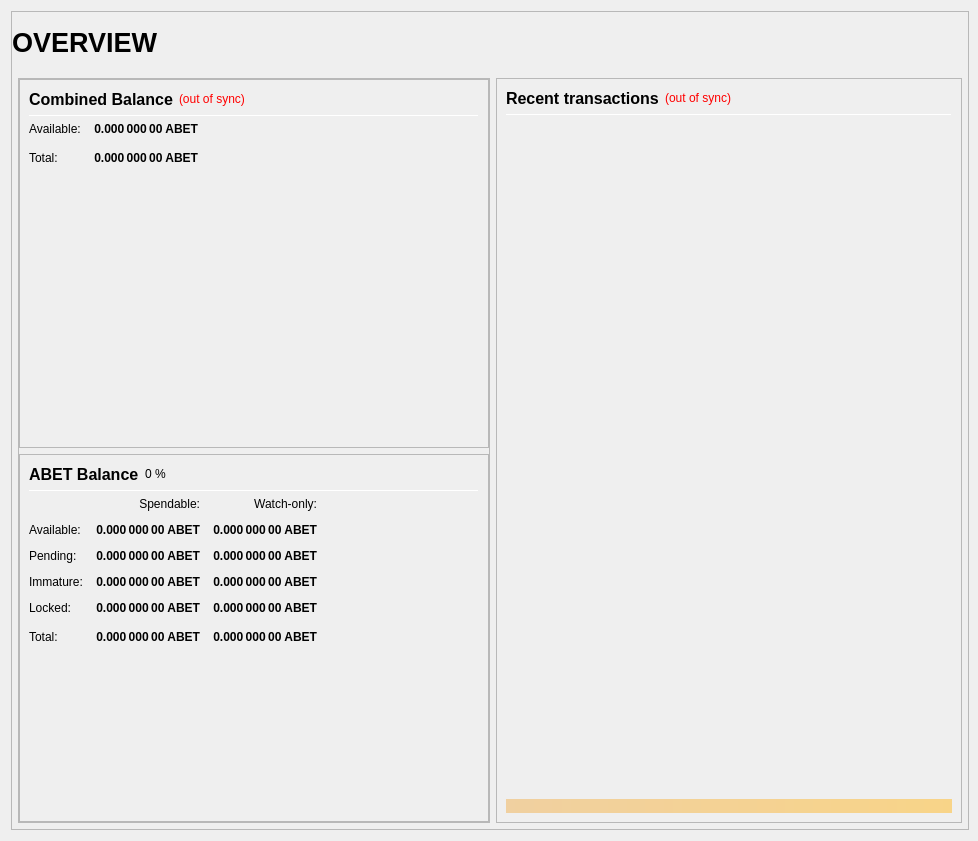
<?xml version="1.0" encoding="UTF-8"?>
<ui version="4.0">
 <class>OverviewPage</class>
 <widget class="QWidget" name="OverviewPage">
  <property name="geometry">
   <rect>
    <x>0</x>
    <y>0</y>
    <width>978</width>
    <height>841</height>
   </rect>
  </property>
  <property name="minimumSize">
   <size>
    <width>960</width>
    <height>682</height>
   </size>
  </property>
  <property name="windowTitle">
   <string>Form</string>
  </property>
  <layout class="QVBoxLayout" name="topLayout" stretch="1">
   <property name="rightMargin">
    <number>9</number>
   </property>
   <item>
    <widget class="QFrame" name="frame_BG">
     <property name="minimumSize">
      <size>
       <width>850</width>
       <height>610</height>
      </size>
     </property>
     <property name="maximumSize">
      <size>
       <width>16777215</width>
       <height>16777215</height>
      </size>
     </property>
     <property name="frameShape">
      <enum>QFrame::StyledPanel</enum>
     </property>
     <property name="frameShadow">
      <enum>QFrame::Raised</enum>
     </property>
     <layout class="QVBoxLayout" name="verticalLayout_3" stretch="1">
      <property name="leftMargin">
       <number>0</number>
      </property>
      <property name="topMargin">
       <number>0</number>
      </property>
      <property name="rightMargin">
       <number>0</number>
      </property>
      <property name="bottomMargin">
       <number>6</number>
      </property>
      <item>
       <layout class="QVBoxLayout" name="verticalLayout_Master" stretch="0,1">
        <property name="margin">
         <number>0</number>
        </property>
        <item>
         <widget class="QFrame" name="frame_Header">
          <layout class="QVBoxLayout" name="verticalLayout_Header" stretch="0">
           <property name="margin">
            <number>0</number>
           </property>
           <item>
            <layout class="QHBoxLayout" name="horizontalLayout_Header" stretch="1,0,1">
             <property name="spacing">
              <number>6</number>
             </property>
             <item>
              <widget class="QLabel" name="labelOverviewHeaderLeft">
               <property name="minimumSize">
                <size>
                 <width>464</width>
                 <height>60</height>
                </size>
               </property>
               <property name="maximumSize">
                <size>
                 <width>16777215</width>
                 <height>60</height>
                </size>
               </property>
               <property name="font">
                <font>
                 <pointsize>20</pointsize>
                 <weight>75</weight>
                 <bold>true</bold>
                </font>
               </property>
               <property name="text">
                <string>OVERVIEW</string>
               </property>
               <property name="alignment">
                <set>Qt::AlignLeading|Qt::AlignLeft|Qt::AlignVCenter</set>
               </property>
              </widget>
             </item>
             <item>
              <spacer name="horizontalSpacer_Header">
               <property name="orientation">
                <enum>Qt::Horizontal</enum>
               </property>
               <property name="sizeHint" stdset="0">
                <size>
                 <width>40</width>
                 <height>20</height>
                </size>
               </property>
              </spacer>
             </item>
             <item>
              <widget class="QLabel" name="labelOverviewHeaderRight">
               <property name="minimumSize">
                <size>
                 <width>464</width>
                 <height>60</height>
                </size>
               </property>
               <property name="maximumSize">
                <size>
                 <width>16777215</width>
                 <height>60</height>
                </size>
               </property>
               <property name="font">
                <font>
                 <pointsize>14</pointsize>
                </font>
               </property>
               <property name="text">
                <string/>
               </property>
               <property name="alignment">
                <set>Qt::AlignRight|Qt::AlignTrailing|Qt::AlignVCenter</set>
               </property>
              </widget>
             </item>
            </layout>
           </item>
          </layout>
         </widget>
        </item>
        <item>
         <widget class="QFrame" name="frame_Content">
          <layout class="QVBoxLayout" name="verticalLayout_Content">
           <property name="leftMargin">
            <number>6</number>
           </property>
           <property name="topMargin">
            <number>0</number>
           </property>
           <property name="rightMargin">
            <number>6</number>
           </property>
           <property name="bottomMargin">
            <number>0</number>
           </property>
           <item>
            <layout class="QHBoxLayout" name="horizontalLayout_Content" stretch="1,1">
             <property name="spacing">
              <number>6</number>
             </property>
             <item>
              <layout class="QVBoxLayout" name="verticalLayout_left" stretch="1">
               <item>
                <widget class="QFrame" name="frameObfuscation">
                 <property name="minimumSize">
                  <size>
                   <width>0</width>
                   <height>0</height>
                  </size>
                 </property>
                 <property name="frameShape">
                  <enum>QFrame::StyledPanel</enum>
                 </property>
                 <property name="frameShadow">
                  <enum>QFrame::Raised</enum>
                 </property>
                 <layout class="QVBoxLayout" name="verticalLayout" stretch="0,0,0">
                  <property name="margin">
                   <number>0</number>
                  </property>
                  <item>
                   <widget class="QFrame" name="frame_CombinedBalances">
                    <property name="minimumSize">
                     <size>
                      <width>470</width>
                      <height>0</height>
                     </size>
                    </property>
                    <property name="frameShape">
                     <enum>QFrame::StyledPanel</enum>
                    </property>
                    <property name="frameShadow">
                     <enum>QFrame::Raised</enum>
                    </property>
                    <layout class="QVBoxLayout" name="verticalLayout_5">
                     <item>
                      <layout class="QHBoxLayout" name="horizontalLayout_5" stretch="0,0,0">
                       <item>
                        <widget class="QLabel" name="label_5z">
                         <property name="minimumSize">
                          <size>
                           <width>0</width>
                           <height>20</height>
                          </size>
                         </property>
                         <property name="font">
                          <font>
                           <pointsize>12</pointsize>
                           <weight>75</weight>
                           <bold>true</bold>
                          </font>
                         </property>
                         <property name="toolTip">
                          <string>Combined Balance (including unconfirmed and immature coins)</string>
                         </property>
                         <property name="text">
                          <string>Combined Balance</string>
                         </property>
                        </widget>
                       </item>
                       <item>
                        <widget class="QLabel" name="labelWalletStatus">
                         <property name="cursor">
                          <cursorShape>WhatsThisCursor</cursorShape>
                         </property>
                         <property name="toolTip">
                          <string>The displayed information may be out of date. Your wallet automatically synchronizes with the ABET network after a connection is established, but this process has not completed yet.</string>
                         </property>
                         <property name="styleSheet">
                          <string notr="true">QLabel { color: red; }</string>
                         </property>
                         <property name="text">
                          <string notr="true">(out of sync)</string>
                         </property>
                         <property name="alignment">
                          <set>Qt::AlignLeading|Qt::AlignLeft|Qt::AlignVCenter</set>
                         </property>
                        </widget>
                       </item>
                       <item>
                        <spacer name="horizontalSpacer_1">
                         <property name="orientation">
                          <enum>Qt::Horizontal</enum>
                         </property>
                         <property name="sizeHint" stdset="0">
                          <size>
                           <width>40</width>
                           <height>20</height>
                          </size>
                         </property>
                        </spacer>
                       </item>
                      </layout>
                     </item>
                     <item>
                      <widget class="Line" name="line_CombinedBalance">
                       <property name="minimumSize">
                        <size>
                         <width>0</width>
                         <height>1</height>
                        </size>
                       </property>
                       <property name="maximumSize">
                        <size>
                         <width>16777215</width>
                         <height>1</height>
                        </size>
                       </property>
                       <property name="orientation">
                        <enum>Qt::Horizontal</enum>
                       </property>
                      </widget>
                     </item>
                     <item>
                      <layout class="QGridLayout" name="gridLayout_3">
                       <property name="spacing">
                        <number>12</number>
                       </property>
                       <item row="1" column="0">
                        <widget class="QLabel" name="labelBalanceTextz">
                         <property name="text">
                          <string>Available:</string>
                         </property>
                        </widget>
                       </item>
                       <item row="1" column="1">
                        <widget class="QLabel" name="labelBalancez">
                         <property name="font">
                          <font>
                           <weight>75</weight>
                           <bold>true</bold>
                          </font>
                         </property>
                         <property name="cursor">
                          <cursorShape>IBeamCursor</cursorShape>
                         </property>
                         <property name="toolTip">
                          <string>Your current spendable balance</string>
                         </property>
                         <property name="text">
                          <string notr="true">0.000 000 00 ABET</string>
                         </property>
                         <property name="alignment">
                          <set>Qt::AlignRight|Qt::AlignTrailing|Qt::AlignVCenter</set>
                         </property>
                         <property name="textInteractionFlags">
                          <set>Qt::LinksAccessibleByMouse|Qt::TextSelectableByKeyboard|Qt::TextSelectableByMouse</set>
                         </property>
                        </widget>
                       </item>
                       <item row="2" column="0">
                        <widget class="QLabel" name="labelTotalTextz">
                         <property name="text">
                          <string>Total:</string>
                         </property>
                        </widget>
                       </item>
                       <item row="2" column="1">
                        <widget class="QLabel" name="labelTotalz">
                         <property name="font">
                          <font>
                           <weight>75</weight>
                           <bold>true</bold>
                          </font>
                         </property>
                         <property name="cursor">
                          <cursorShape>IBeamCursor</cursorShape>
                         </property>
                         <property name="toolTip">
                          <string>Total Balance, including all unavailable coins.</string>
                         </property>
                         <property name="text">
                          <string notr="true">0.000 000 00 ABET</string>
                         </property>
                         <property name="alignment">
                          <set>Qt::AlignRight|Qt::AlignTrailing|Qt::AlignVCenter</set>
                         </property>
                         <property name="textInteractionFlags">
                          <set>Qt::LinksAccessibleByMouse|Qt::TextSelectableByKeyboard|Qt::TextSelectableByMouse</set>
                         </property>
                        </widget>
                       </item>
                       <item row="2" column="3">
                        <spacer name="horizontalSpacer_2">
                         <property name="orientation">
                          <enum>Qt::Horizontal</enum>
                         </property>
                         <property name="sizeHint" stdset="0">
                          <size>
                           <width>40</width>
                           <height>20</height>
                          </size>
                         </property>
                        </spacer>
                       </item>
                      </layout>
                     </item>
                     <item>
                      <spacer name="verticalSpacer_1">
                       <property name="orientation">
                        <enum>Qt::Vertical</enum>
                       </property>
                       <property name="sizeHint" stdset="0">
                        <size>
                         <width>20</width>
                         <height>40</height>
                        </size>
                       </property>
                      </spacer>
                     </item>
                    </layout>
                   </widget>
                  </item>
                  <item>
                   <widget class="QFrame" name="frame_Balances">
                    <property name="frameShape">
                     <enum>QFrame::StyledPanel</enum>
                    </property>
                    <property name="frameShadow">
                     <enum>QFrame::Raised</enum>
                    </property>
                    <layout class="QVBoxLayout" name="verticalLayout_4">
                     <item>
                      <layout class="QHBoxLayout" name="horizontalLayout_4">
                       <item>
                        <widget class="QLabel" name="label_5">
                         <property name="minimumSize">
                          <size>
                           <width>0</width>
                           <height>20</height>
                          </size>
                         </property>
                         <property name="font">
                          <font>
                           <pointsize>12</pointsize>
                           <weight>75</weight>
                           <bold>true</bold>
                          </font>
                         </property>
                         <property name="text">
                          <string>ABET Balance</string>
                         </property>
                        </widget>
                       </item>
                       <item>
                        <widget class="QLabel" name="labelABETPercent">
                         <property name="text">
                          <string notr="true">0 %</string>
                         </property>
                        </widget>
                       </item>
                       <item>
                        <spacer name="horizontalSpacer_3">
                         <property name="orientation">
                          <enum>Qt::Horizontal</enum>
                         </property>
                         <property name="sizeHint" stdset="0">
                          <size>
                           <width>40</width>
                           <height>20</height>
                          </size>
                         </property>
                        </spacer>
                       </item>
                      </layout>
                     </item>
                     <item>
                      <widget class="Line" name="line_Balance">
                       <property name="minimumSize">
                        <size>
                         <width>0</width>
                         <height>1</height>
                        </size>
                       </property>
                       <property name="maximumSize">
                        <size>
                         <width>16777215</width>
                         <height>1</height>
                        </size>
                       </property>
                       <property name="orientation">
                        <enum>Qt::Horizontal</enum>
                       </property>
                      </widget>
                     </item>
                     <item>
                      <layout class="QGridLayout" name="gridLayout">
                       <property name="spacing">
                        <number>12</number>
                       </property>
                       <item row="0" column="1">
                        <widget class="QLabel" name="labelSpendable">
                         <property name="text">
                          <string>Spendable:</string>
                         </property>
                         <property name="alignment">
                          <set>Qt::AlignRight|Qt::AlignTrailing|Qt::AlignVCenter</set>
                         </property>
                        </widget>
                       </item>
                       <item row="0" column="2">
                        <widget class="QLabel" name="labelWatchonly">
                         <property name="text">
                          <string>Watch-only:</string>
                         </property>
                         <property name="alignment">
                          <set>Qt::AlignRight|Qt::AlignTrailing|Qt::AlignVCenter</set>
                         </property>
                        </widget>
                       </item>
                       <item row="1" column="0">
                        <widget class="QLabel" name="labelBalanceText">
                         <property name="text">
                          <string>Available:</string>
                         </property>
                        </widget>
                       </item>
                       <item row="1" column="1">
                        <widget class="QLabel" name="labelBalance">
                         <property name="font">
                          <font>
                           <weight>75</weight>
                           <bold>true</bold>
                          </font>
                         </property>
                         <property name="cursor">
                          <cursorShape>IBeamCursor</cursorShape>
                         </property>
                         <property name="toolTip">
                          <string>Your current spendable balance</string>
                         </property>
                         <property name="text">
                          <string notr="true">0.000 000 00 ABET</string>
                         </property>
                         <property name="alignment">
                          <set>Qt::AlignRight|Qt::AlignTrailing|Qt::AlignVCenter</set>
                         </property>
                         <property name="textInteractionFlags">
                          <set>Qt::LinksAccessibleByMouse|Qt::TextSelectableByKeyboard|Qt::TextSelectableByMouse</set>
                         </property>
                        </widget>
                       </item>
                       <item row="1" column="2">
                        <widget class="QLabel" name="labelWatchAvailable">
                         <property name="font">
                          <font>
                           <weight>75</weight>
                           <bold>true</bold>
                          </font>
                         </property>
                         <property name="cursor">
                          <cursorShape>IBeamCursor</cursorShape>
                         </property>
                         <property name="toolTip">
                          <string>Your current balance in watch-only addresses</string>
                         </property>
                         <property name="text">
                          <string notr="true">0.000 000 00 ABET</string>
                         </property>
                         <property name="alignment">
                          <set>Qt::AlignRight|Qt::AlignTrailing|Qt::AlignVCenter</set>
                         </property>
                         <property name="textInteractionFlags">
                          <set>Qt::LinksAccessibleByMouse|Qt::TextSelectableByKeyboard|Qt::TextSelectableByMouse</set>
                         </property>
                        </widget>
                       </item>
                       <item row="2" column="0">
                        <widget class="QLabel" name="labelPendingText">
                         <property name="text">
                          <string>Pending:</string>
                         </property>
                        </widget>
                       </item>
                       <item row="2" column="1">
                        <widget class="QLabel" name="labelUnconfirmed">
                         <property name="font">
                          <font>
                           <weight>75</weight>
                           <bold>true</bold>
                          </font>
                         </property>
                         <property name="cursor">
                          <cursorShape>IBeamCursor</cursorShape>
                         </property>
                         <property name="toolTip">
                          <string>Total of transactions that have yet to be confirmed, and do not yet count toward the spendable balance</string>
                         </property>
                         <property name="text">
                          <string notr="true">0.000 000 00 ABET</string>
                         </property>
                         <property name="alignment">
                          <set>Qt::AlignRight|Qt::AlignTrailing|Qt::AlignVCenter</set>
                         </property>
                         <property name="textInteractionFlags">
                          <set>Qt::LinksAccessibleByMouse|Qt::TextSelectableByKeyboard|Qt::TextSelectableByMouse</set>
                         </property>
                        </widget>
                       </item>
                       <item row="2" column="2">
                        <widget class="QLabel" name="labelWatchPending">
                         <property name="font">
                          <font>
                           <weight>75</weight>
                           <bold>true</bold>
                          </font>
                         </property>
                         <property name="cursor">
                          <cursorShape>IBeamCursor</cursorShape>
                         </property>
                         <property name="toolTip">
                          <string>Unconfirmed transactions to watch-only addresses</string>
                         </property>
                         <property name="text">
                          <string notr="true">0.000 000 00 ABET</string>
                         </property>
                         <property name="alignment">
                          <set>Qt::AlignRight|Qt::AlignTrailing|Qt::AlignVCenter</set>
                         </property>
                         <property name="textInteractionFlags">
                          <set>Qt::LinksAccessibleByMouse|Qt::TextSelectableByKeyboard|Qt::TextSelectableByMouse</set>
                         </property>
                        </widget>
                       </item>
                       <item row="3" column="0">
                        <widget class="QLabel" name="labelImmatureText">
                         <property name="text">
                          <string>Immature:</string>
                         </property>
                        </widget>
                       </item>
                       <item row="3" column="1">
                        <widget class="QLabel" name="labelImmature">
                         <property name="font">
                          <font>
                           <weight>75</weight>
                           <bold>true</bold>
                          </font>
                         </property>
                         <property name="cursor">
                          <cursorShape>IBeamCursor</cursorShape>
                         </property>
                         <property name="toolTip">
                          <string>Staked or masternode rewards that has not yet matured</string>
                         </property>
                         <property name="text">
                          <string notr="true">0.000 000 00 ABET</string>
                         </property>
                         <property name="alignment">
                          <set>Qt::AlignRight|Qt::AlignTrailing|Qt::AlignVCenter</set>
                         </property>
                         <property name="textInteractionFlags">
                          <set>Qt::LinksAccessibleByMouse|Qt::TextSelectableByKeyboard|Qt::TextSelectableByMouse</set>
                         </property>
                        </widget>
                       </item>
                       <item row="3" column="2">
                        <widget class="QLabel" name="labelWatchImmature">
                         <property name="font">
                          <font>
                           <weight>75</weight>
                           <bold>true</bold>
                          </font>
                         </property>
                         <property name="cursor">
                          <cursorShape>IBeamCursor</cursorShape>
                         </property>
                         <property name="toolTip">
                          <string>Staked or masternode rewards in watch-only addresses that has not yet matured</string>
                         </property>
                         <property name="text">
                          <string notr="true">0.000 000 00 ABET</string>
                         </property>
                         <property name="alignment">
                          <set>Qt::AlignRight|Qt::AlignTrailing|Qt::AlignVCenter</set>
                         </property>
                         <property name="textInteractionFlags">
                          <set>Qt::LinksAccessibleByMouse|Qt::TextSelectableByKeyboard|Qt::TextSelectableByMouse</set>
                         </property>
                        </widget>
                       </item>
                       <item row="4" column="0">
                        <widget class="QLabel" name="labelLockedBalanceText">
                         <property name="toolTip">
                          <string>Locked ABET or Masternode collaterals. These are excluded from zABET minting.</string>
                         </property>
                         <property name="text">
                          <string>Locked:</string>
                         </property>
                        </widget>
                       </item>
                       <item row="4" column="1">
                        <widget class="QLabel" name="labelLockedBalance">
                         <property name="font">
                          <font>
                           <weight>75</weight>
                           <bold>true</bold>
                          </font>
                         </property>
                         <property name="cursor">
                          <cursorShape>IBeamCursor</cursorShape>
                         </property>
                         <property name="toolTip">
                          <string>Locked ABET or Masternode collaterals. These are excluded from zABET minting.</string>
                         </property>
                         <property name="text">
                          <string notr="true">0.000 000 00 ABET</string>
                         </property>
                         <property name="alignment">
                          <set>Qt::AlignRight|Qt::AlignTrailing|Qt::AlignVCenter</set>
                         </property>
                         <property name="textInteractionFlags">
                          <set>Qt::LinksAccessibleByMouse|Qt::TextSelectableByKeyboard|Qt::TextSelectableByMouse</set>
                         </property>
                        </widget>
                       </item>
                       <item row="4" column="2">
                        <widget class="QLabel" name="labelWatchLocked">
                         <property name="font">
                          <font>
                           <weight>75</weight>
                           <bold>true</bold>
                          </font>
                         </property>
                         <property name="cursor">
                          <cursorShape>IBeamCursor</cursorShape>
                         </property>
                         <property name="toolTip">
                          <string>Current locked balance in watch-only addresses</string>
                         </property>
                         <property name="text">
                          <string notr="true">0.000 000 00 ABET</string>
                         </property>
                         <property name="alignment">
                          <set>Qt::AlignRight|Qt::AlignTrailing|Qt::AlignVCenter</set>
                         </property>
                         <property name="textInteractionFlags">
                          <set>Qt::LinksAccessibleByMouse|Qt::TextSelectableByKeyboard|Qt::TextSelectableByMouse</set>
                         </property>
                        </widget>
                       </item>
                       <item row="5" column="0">
                        <widget class="QLabel" name="labelTotalText">
                         <property name="toolTip">
                          <string>Your current ABET balance, unconfirmed and immature transactions included</string>
                         </property>
                         <property name="text">
                          <string>Total:</string>
                         </property>
                        </widget>
                       </item>
                       <item row="5" column="1">
                        <widget class="QLabel" name="labelTotal">
                         <property name="font">
                          <font>
                           <weight>75</weight>
                           <bold>true</bold>
                          </font>
                         </property>
                         <property name="cursor">
                          <cursorShape>IBeamCursor</cursorShape>
                         </property>
                         <property name="toolTip">
                          <string>Your current ABET balance, unconfirmed and immature transactions included</string>
                         </property>
                         <property name="text">
                          <string notr="true">0.000 000 00 ABET</string>
                         </property>
                         <property name="alignment">
                          <set>Qt::AlignRight|Qt::AlignTrailing|Qt::AlignVCenter</set>
                         </property>
                         <property name="textInteractionFlags">
                          <set>Qt::LinksAccessibleByMouse|Qt::TextSelectableByKeyboard|Qt::TextSelectableByMouse</set>
                         </property>
                        </widget>
                       </item>
                       <item row="5" column="2">
                        <widget class="QLabel" name="labelWatchTotal">
                         <property name="font">
                          <font>
                           <weight>75</weight>
                           <bold>true</bold>
                          </font>
                         </property>
                         <property name="cursor">
                          <cursorShape>IBeamCursor</cursorShape>
                         </property>
                         <property name="toolTip">
                          <string>Current total balance in watch-only addresses</string>
                         </property>
                         <property name="text">
                          <string notr="true">0.000 000 00 ABET</string>
                         </property>
                         <property name="alignment">
                          <set>Qt::AlignRight|Qt::AlignTrailing|Qt::AlignVCenter</set>
                         </property>
                         <property name="textInteractionFlags">
                          <set>Qt::LinksAccessibleByMouse|Qt::TextSelectableByKeyboard|Qt::TextSelectableByMouse</set>
                         </property>
                        </widget>
                       </item>
                       <item row="5" column="3">
                        <spacer name="horizontalSpacer_9">
                         <property name="orientation">
                          <enum>Qt::Horizontal</enum>
                         </property>
                         <property name="sizeHint" stdset="0">
                          <size>
                           <width>40</width>
                           <height>20</height>
                          </size>
                         </property>
                        </spacer>
                       </item>
                      </layout>
                     </item>
                     <item>
                      <spacer name="verticalSpacer_3">
                       <property name="orientation">
                        <enum>Qt::Vertical</enum>
                       </property>
                       <property name="sizeHint" stdset="0">
                        <size>
                         <width>20</width>
                         <height>40</height>
                        </size>
                       </property>
                      </spacer>
                     </item>
                    </layout>
                   </widget>
                  </item>
                 </layout>
                </widget>
               </item>
              </layout>
             </item>
             <item>
              <layout class="QVBoxLayout" name="verticalLayout_right" stretch="1">
               <item>
                <widget class="QFrame" name="frame_RecentTransactions">
                 <property name="minimumSize">
                  <size>
                   <width>0</width>
                   <height>0</height>
                  </size>
                 </property>
                 <property name="frameShape">
                  <enum>QFrame::StyledPanel</enum>
                 </property>
                 <property name="frameShadow">
                  <enum>QFrame::Raised</enum>
                 </property>
                 <layout class="QVBoxLayout" name="verticalLayout_1" stretch="0,0,0,0,0">
                  <item>
                   <layout class="QHBoxLayout" name="horizontalLayout_2">
                    <item>
                     <widget class="QLabel" name="label_4">
                      <property name="minimumSize">
                       <size>
                        <width>0</width>
                        <height>20</height>
                       </size>
                      </property>
                      <property name="font">
                       <font>
                        <pointsize>12</pointsize>
                        <weight>75</weight>
                        <bold>true</bold>
                       </font>
                      </property>
                      <property name="text">
                       <string>Recent transactions</string>
                      </property>
                     </widget>
                    </item>
                    <item>
                     <widget class="QLabel" name="labelTransactionsStatus">
                      <property name="cursor">
                       <cursorShape>WhatsThisCursor</cursorShape>
                      </property>
                      <property name="toolTip">
                       <string>The displayed information may be out of date. Your wallet automatically synchronizes with the ABET network after a connection is established, but this process has not completed yet.</string>
                      </property>
                      <property name="styleSheet">
                       <string notr="true">QLabel { color: red; }</string>
                      </property>
                      <property name="text">
                       <string notr="true">(out of sync)</string>
                      </property>
                      <property name="alignment">
                       <set>Qt::AlignRight|Qt::AlignTrailing|Qt::AlignVCenter</set>
                      </property>
                     </widget>
                    </item>
                    <item>
                     <spacer name="horizontalSpacer">
                      <property name="orientation">
                       <enum>Qt::Horizontal</enum>
                      </property>
                      <property name="sizeHint" stdset="0">
                       <size>
                        <width>40</width>
                        <height>20</height>
                       </size>
                      </property>
                     </spacer>
                    </item>
                   </layout>
                  </item>
                  <item>
                   <widget class="Line" name="line">
                    <property name="minimumSize">
                     <size>
                      <width>0</width>
                      <height>1</height>
                     </size>
                    </property>
                    <property name="maximumSize">
                     <size>
                      <width>16777215</width>
                      <height>1</height>
                     </size>
                    </property>
                    <property name="orientation">
                     <enum>Qt::Horizontal</enum>
                    </property>
                   </widget>
                  </item>
                  <item>
                   <widget class="QListView" name="listTransactions">
                    <property name="minimumSize">
                     <size>
                      <width>0</width>
                      <height>0</height>
                     </size>
                    </property>
                    <property name="styleSheet">
                     <string notr="true">QListView { background: transparent; }</string>
                    </property>
                    <property name="frameShape">
                     <enum>QFrame::NoFrame</enum>
                    </property>
                    <property name="verticalScrollBarPolicy">
                     <enum>Qt::ScrollBarAlwaysOff</enum>
                    </property>
                    <property name="horizontalScrollBarPolicy">
                     <enum>Qt::ScrollBarAlwaysOff</enum>
                    </property>
                    <property name="selectionMode">
                     <enum>QAbstractItemView::NoSelection</enum>
                    </property>
                   </widget>
                  </item>
                  <item>
                   <spacer name="verticalSpacer_2">
                    <property name="orientation">
                     <enum>Qt::Vertical</enum>
                    </property>
                    <property name="sizeType">
                     <enum>QSizePolicy::Expanding</enum>
                    </property>
                    <property name="sizeHint" stdset="0">
                     <size>
                      <width>20</width>
                      <height>40</height>
                     </size>
                    </property>
                   </spacer>
                  </item>
                  <item>
                   <widget class="QLabel" name="labelAlerts">
                    <property name="maximumSize">
                     <size>
                      <width>16777215</width>
                      <height>16777215</height>
                     </size>
                    </property>
                    <property name="styleSheet">
                     <string notr="true">background-color: qlineargradient(x1: 0, y1: 0, x2: 1, y2: 0, stop:0 #F0D0A0, stop:1 #F8D488); color:#000000;</string>
                    </property>
                    <property name="text">
                     <string/>
                    </property>
                    <property name="wordWrap">
                     <bool>true</bool>
                    </property>
                    <property name="margin">
                     <number>3</number>
                    </property>
                   </widget>
                  </item>
                 </layout>
                </widget>
               </item>
              </layout>
             </item>
            </layout>
           </item>
          </layout>
         </widget>
        </item>
       </layout>
      </item>
     </layout>
    </widget>
   </item>
  </layout>
 </widget>
 <resources/>
 <connections/>
</ui>
